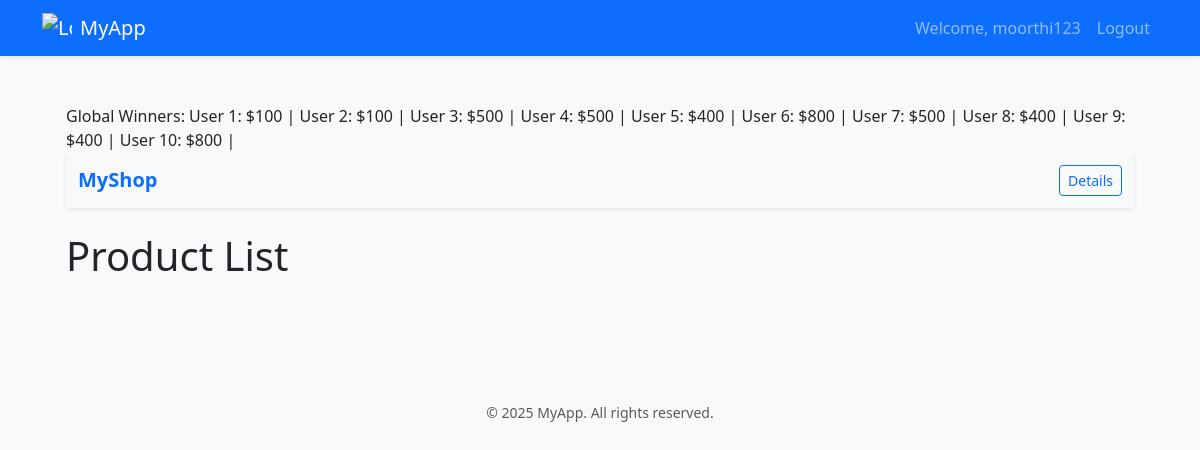
The app's page /dashboard/ (signed in), older data.
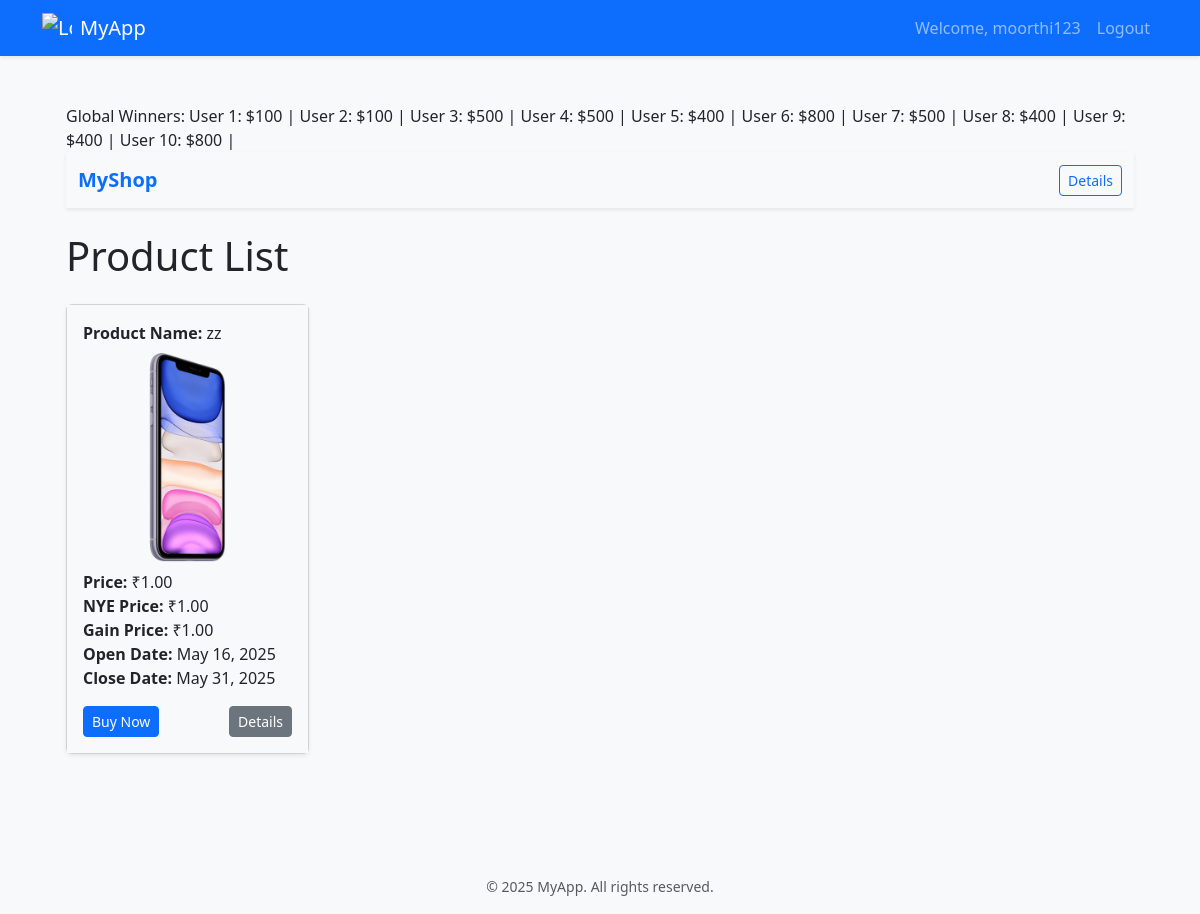
The same page, newer data.
### core/models.py (models this page shows, shortened)
class Product(models.Model):
    name = models.CharField(max_length=100)
    description = models.TextField()
    price = models.DecimalField(max_digits=10, decimal_places=2)
    image = models.ImageField(upload_to='product_images/', blank=True, null=True)
    open_date = models.DateField(default=date.today)
    close_date = models.DateField(default=date.today)
    nye_price = models.DecimalField(max_digits=10, decimal_places=2, default=0.00)
    gain_price = models.DecimalField(max_digits=10, decimal_places=2, default=0.00)

### core/views.py (the view)
# urls.py: path('dashboard/', views.user_dashboard, name='dashboard'),
@login_required
def user_dashboard(request):
    try:
        profile = request.user.userprofile
    except UserProfile.DoesNotExist:
        profile = None
    today = timezone.now().date()
    products = Product.objects.filter(close_date__gte=today).order_by('-id')
    return render(request, 'core/dashboard.html', {
        'products': products,
        'user': request.user,
        'profile': profile
    })

### core/templates/core/dashboard.html (shortened to what this page needs)
{% extends 'core/base.html' %}
{% block content %}
{% if user.is_authenticated %}
  <div class="container-fluid px-4">
{% endif %}
<div class="marquee-container">
  <marquee id="winner-marquee">
  </marquee>
</div>
<nav class="navbar navbar-expand-lg navbar-light bg-light shadow-sm mb-4">
  <div class="container-fluid">
    <a class="navbar-brand fw-bold text-primary" href="#">MyShop</a>
    <div class="collapse navbar-collapse" id="navbarNav">
      <ul class="navbar-nav ms-auto">
        {% if user.is_authenticated %}
          <li class="nav-item">
            <button class="btn btn-outline-primary btn-sm" data-bs-toggle="modal" data-bs-target="#userDetailsModal">
              Details
            </button>
          </li>
        {% endif %}
      </ul>
    </div>
  </div>
</nav>
<div class="row">
  <h1 class="mb-4">Product List</h1>
  <div class="row">
    {% for product in products %}
      <div class="col-md-6 col-lg-4 col-xl-3 mb-4">
        <div class="card shadow-sm h-100">
          <div class="card-body bg-light" style="transition: box-shadow 0.3s ease-in-out, background-color 0.3s ease-in-out;" onmouseover="this.style.boxShadow='0 4px 8px rgba(0, 0, 0, 0.2)'; this.style.backgroundColor='#f8f9fa'" onmouseout="this.style.boxShadow='none'; this.style.backgroundColor='white'">
            <strong>Product Name:</strong> {{ product.name }}<br>
            {% if product.image %}
              <img src="{{ product.image.url }}" class="img-fluid my-2" alt="Product Image">
            {% endif %}
            <p class="card-text">
              <strong>Price:</strong> ₹{{ product.price }}<br>
              <strong>NYE Price:</strong> ₹{{ product.nye_price }}<br>
              <strong>Gain Price:</strong> ₹{{ product.gain_price }}<br>
              <strong>Open Date:</strong> {{ product.open_date }}<br>
              <strong>Close Date:</strong> {{ product.close_date }}
            </p>
            <div class="d-flex justify-content-between">
              <button class="btn btn-primary btn-sm">Buy Now</button>
              <button class="btn btn-secondary btn-sm">Details</button>
            </div>
          </div>
        </div>
      </div>
    {% endfor %}
  </div>
</div>
{% endblock %}

### core/templates/core/base.html (shortened to what this page needs)
<!DOCTYPE html>
<html lang="en">
<head>
    <link href="https://cdn.jsdelivr.net/npm/bootstrap@5.3.3/dist/css/bootstrap.min.css" rel="stylesheet">
</head>
<body class="bg-light">
    <nav class="navbar navbar-expand-lg navbar-dark bg-primary sticky-top shadow-sm">
        <div class="container">
            <a class="navbar-brand d-flex align-items-center gap-2" href="{% url 'home' %}">
                <img src="" alt="Logo" width="30" height="30" class="d-inline-block align-text-top">
                MyApp
            </a>
            <div class="collapse navbar-collapse" id="navbarNav">
                <ul class="navbar-nav ms-auto">
                    {% if user.is_authenticated %}
                        <li class="nav-item">
                            <a class="nav-link" href="#">Welcome, {{ user.username }}</a>
                        </li>
                        <li class="nav-item">
                            <a class="nav-link" href="{% url 'logout' %}">Logout</a>
                        </li>
                    {% endif %}
                </ul>
            </div>
        </div>
    </nav>
    <main class="container mt-4">
        {% block content %}
        {% endblock %}
    </main>
<div class="row">
  </div>
    <footer class="text-center text-muted mt-5 mb-3">
        <small>&copy; {% now "Y" %} {{ site_name|default:"MyApp" }}. All rights reserved.</small>
    </footer>
</body>
</html>

Row changes from the older to the newer data that the page shows:
added Product: name "zz", image (picture), price "1.00", nye_price "1.00", gain_price "1.00", open_date "May 16, 2025", close_date "May 31, 2025"
